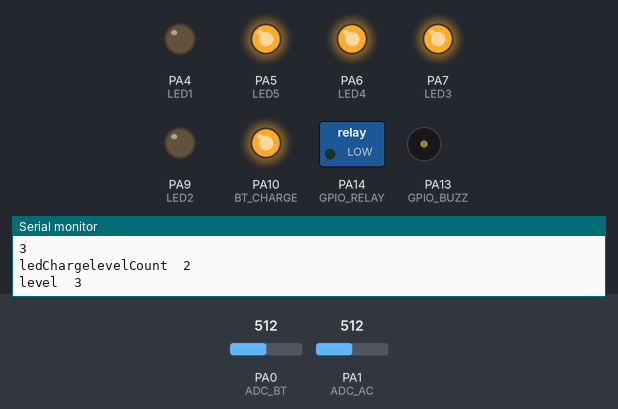
The sketch below on a simulated STM32 Blue Pill. Parts: switched loads named in the sketch (green lamp = pin HIGH), output pins drawn as LEDs (lit = HIGH), buzzer (waves = sounding, pin HIGH), the last lines printed to the serial monitor. Dashed ring = blinking. The test bench sets the inputs (shaded band); at power-on: PA1 (ADC_AC) = 512, PA0 (ADC_BT) = 512.

Above: at 0.3 s.
9.4 s: PA1 (ADC_AC) set to 224
12.4 s: PA1 (ADC_AC) set to 190
At 15.1 s:
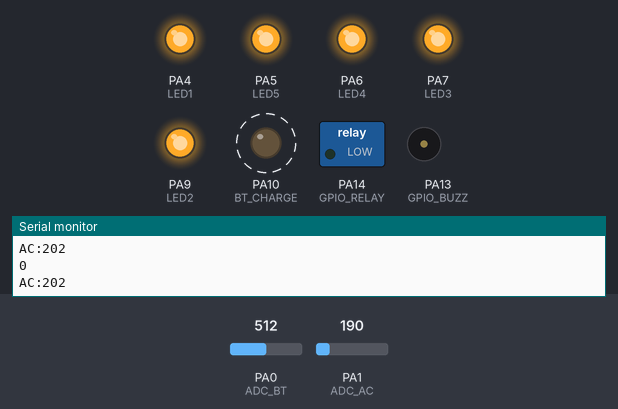
15.4 s: PA0 (ADC_BT) set to 791
17.9 s: PA0 (ADC_BT) set to 819
At 20.0 s:
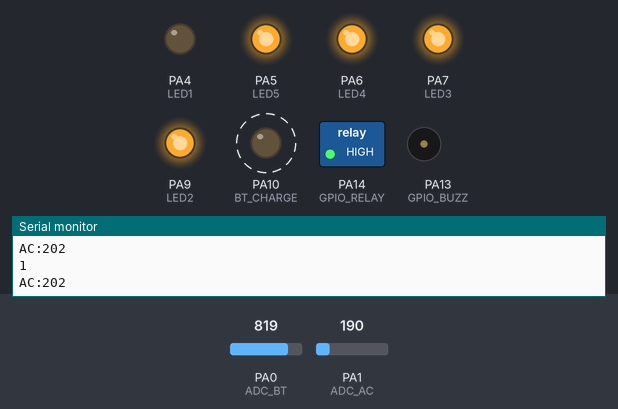
20.6 s: PA0 (ADC_BT) set to 900
At 23.34 s:
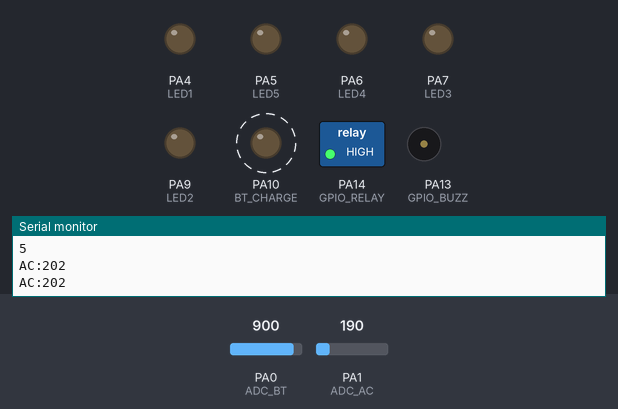
23.6 s: PA1 (ADC_AC) set to 306
At 25.8 s:
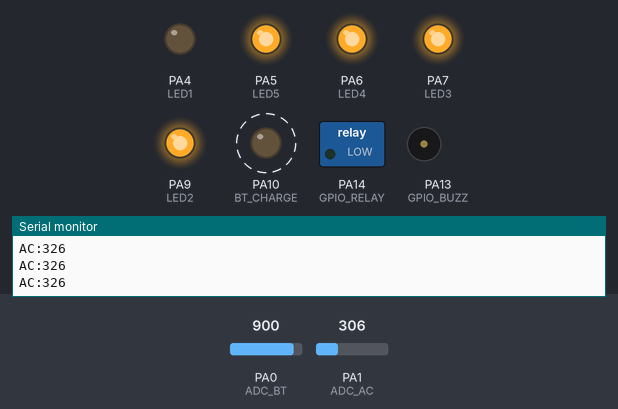
Timing chart, 0 to 27.6 s (numbered marks = the images above; inputs shaded):
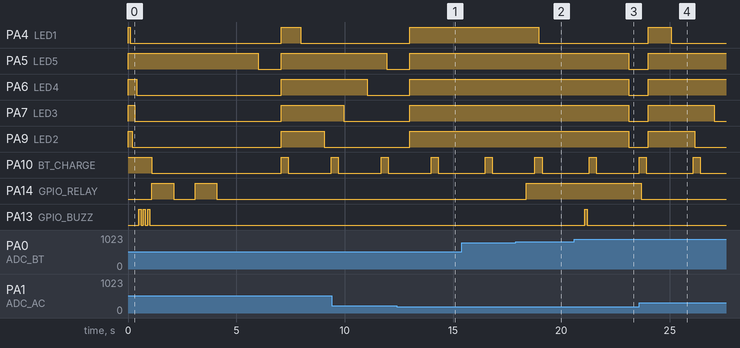

Measured:
- the behaviour switches between 208 and 207 on PA1 (ADC_AC) (found by bisection; images 0 and 1)
- the behaviour switches between 800 and 801 on PA0 (ADC_BT) (found by bisection; images 1 and 2)
- after the input at 12.4 s, PA4 (LED1), PA9 (LED2): goes on until 13.0 s, then stays HIGH
- after the input at 17.9 s, PA4 (LED1): HIGH → LOW after 1.0 s; PA14 (GPIO_RELAY): LOW → HIGH after 0.48 s
- after the input at 20.6 s, PA5 (LED5), PA6 (LED4), PA7 (LED3), PA9 (LED2): HIGH → LOW after 2.5 s
- after the input at 23.6 s, PA4 (LED1): LOW → HIGH after 0.40 s, → LOW 1.1 s later; PA5 (LED5), PA6 (LED4): LOW → HIGH after 0.40 s; PA7 (LED3): LOW → HIGH after 0.40 s, → LOW 3.1 s later; PA9 (LED2): LOW → HIGH after 0.40 s, → LOW 2.2 s later; PA14 (GPIO_RELAY): HIGH → LOW after 0.08 s

The sketch:

DCUPS.ino
```cpp
#define GPIO_ON 0
#define GPIO_OFF 1


#define ADC_BT PA0
#define ADC_AC PA1
/*
   电阻为512k对62K
  23.5  510 62  2.547202797   790.4047468
  24    510 62  2.601398601   807.221869
  24.5  510 62  2.655594406   824.0389913
  25    510 62  2.70979021    840.8561136
  26    510 62  2.818181818   874.4903581
  輸入電壓
*/
#define ADC_OFFSET 100   //非工程人員改為0即可 測試值100

#define ADC_ZONE_0 874-ADC_OFFSET //進入sleep數值  //20.0
#define ADC_ZONE_1 900-ADC_OFFSET //23.5v
#define ADC_ZONE_2 920-ADC_OFFSET //24v
#define ADC_ZONE_3 940-ADC_OFFSET //24.5v
#define ADC_ZONE_4 960-ADC_OFFSET //25v
#define ADC_ZONE_5 980-ADC_OFFSET //24v


#define ADC_AVG 15

//侦测有无AC之阀值
#define AC_ADC_VAL 220 //AC檢知位準
#define checkTheBatteryCycle 20  // 電池檢查週期
int checkTheBatteryCycleCount = 0;

int charge_s = 0;
int charge_count = 0;
#define theChargeOnCycle 2  //充電開啟時間長度
#define theChargeOffCycle 20  //充電關閉時間長度

int noHavePower = 0;
int ledChargelevelCount = 0;
#define BT_CHARGE PA10

#define LED1 PA4
#define LED2 PA9
#define LED3 PA7
#define LED4 PA6
#define LED5 PA5
#define theLedCycle 10
int theLedCycleCount = 0;


#define GPIO_BUZZ PA13
#define BUZZ_ZONE_0 0
#define BUZZ_ZONE_1 30
#define BUZZ_ZONE_2 50
#define BUZZ_ZONE_3 70
#define BUZZ_ZONE_4 100
#define BUZZ_ZONE_5 200


#define GPIO_RELAY PA14

int adcValue1 = 0;
int adcValue2 = 0;
int level = 0;
int lowPowerBuzzCount = 50;
//计数周期使用
int noAcPowerCountTime = 0;
//低電壓widnwos
int lowPowerFlag = 0;


//sleep
void sleep(uint16_t ms) {
  for (uint16_t i = 0; i < ms; i++)
    asm("wfi");
}


//GPIO初始化
void gpioInit() {

  pinMode(BT_CHARGE, OUTPUT);
  digitalWrite(BT_CHARGE, HIGH);

  pinMode(LED1, OUTPUT);
  digitalWrite(LED1, LOW);
  pinMode(LED2, OUTPUT);
  digitalWrite(LED2, LOW);
  pinMode(LED3, OUTPUT);
  digitalWrite(LED3, LOW);
  pinMode(LED4, OUTPUT);
  digitalWrite(LED4, LOW);
  pinMode(LED5, OUTPUT);
  digitalWrite(LED5, LOW);

  pinMode(GPIO_BUZZ, OUTPUT);
  digitalWrite(GPIO_BUZZ, LOW);
  pinMode(GPIO_RELAY, OUTPUT);
  digitalWrite(GPIO_RELAY, LOW);
}
void chargeOn() {
  digitalWrite(BT_CHARGE, HIGH);
}
void chargeOff() {
  digitalWrite(BT_CHARGE, LOW);
}

void relayOn() {
  digitalWrite(GPIO_RELAY, HIGH);
}
void relayOff() {
  digitalWrite(GPIO_RELAY, LOW);
}
/*
  执行Buzz次数
  使用方式输入 int times做为次数
*/
void runBuzz(int times) {
  for (int x = 0; x < times; x++) {
    digitalWrite(GPIO_BUZZ, HIGH);
    delay(100);
    digitalWrite(GPIO_BUZZ, LOW);
    delay(100);
  }
}


int calculateMedianADCValue() {
  int adcValues[ADC_AVG]; // 儲存ADC值的陣列

  for (int x = 0; x < ADC_AVG; x++) {
    adcValues[x] = analogRead(ADC_BT);
    delay(5);
  }

  // 對ADC數值進行排序
  for (int i = 0; i < ADC_AVG - 1; i++) {
    for (int j = i + 1; j < ADC_AVG; j++) {
      if (adcValues[i] > adcValues[j]) {
        int temp = adcValues[i];
        adcValues[i] = adcValues[j];
        adcValues[j] = temp;
      }
    }
  }

  // 輸出中位數
  if (ADC_AVG % 2 == 0) {
    // 如果數據個數是偶數，則中位數為中間兩個數的平均值
    return (adcValues[ADC_AVG / 2] + adcValues[ADC_AVG / 2 - 1]) / 2;
  } else {
    // 如果數據個數是奇數，則中位數為中間的數
    return adcValues[ADC_AVG / 2];
  }
}

/*
  读取电池电压
  return相对应数值
  提供给显示副程式使用
*/
int adcCheckBTValue() {
  adcValue1 = 0;
  chargeOff();
  delay(100);//等待电容放电
  //均值計算
  /*
  for (int x = 0; x <= ADC_AVG; x++) {
    adcValue1 = adcValue1 + analogRead(ADC_BT);
    delay(5);
  }
  adcValue1 = adcValue1 / ADC_AVG;
  */
  //中值計算
  adcValue1 =calculateMedianADCValue();
  //chargeOn();
  Serial.print("BT:");
  Serial.println(adcValue1);
  if (adcValue1 > ADC_ZONE_5) {
    lowPowerBuzzCount = BUZZ_ZONE_5;
    return 5;
  }
  if (adcValue1 > ADC_ZONE_4) {
    lowPowerBuzzCount = BUZZ_ZONE_4;
    return 4;
  }
  if (adcValue1 > ADC_ZONE_3) {
    lowPowerBuzzCount = BUZZ_ZONE_3;
    lowPowerFlag = 0;//窗口位置B
    return 3;
  }
  if (adcValue1 > ADC_ZONE_2) {
    lowPowerBuzzCount = BUZZ_ZONE_2;
    //lowPowerFlag = 0;//窗口位置B
    return 2;
  }
  if (adcValue1 > ADC_ZONE_1) {
    lowPowerBuzzCount = BUZZ_ZONE_1;

    return 1;
  }
  if (adcValue1 < ADC_ZONE_0) {
    lowPowerBuzzCount = BUZZ_ZONE_0;
    lowPowerFlag = 1;//窗口位置A
    Serial.print("very low\r\n");
    return 0;
  }

  return -1;

}


int adcCheckACValue() {
  adcValue2 = 0;
  for (int x = 0; x <= ADC_AVG; x++) {
    adcValue2 = adcValue2 + analogRead(ADC_AC);
    delay(5);
  }
  adcValue2 = adcValue2 / ADC_AVG;
  Serial.print("AC:");
  Serial.println(adcValue2);
  if (adcValue2 > AC_ADC_VAL) {
    relayOff();
    return 0;
  } else if (lowPowerBuzzCount == 0) {
    relayOff();
    sleep(1000);
    return 1;
  }
  else {
    //停电状态
    if (lowPowerFlag == 1) {
      relayOn();
    }
    //计数次数
    return 1;
  }
  return 0;
}
/*
  todo 评估是否加入呼吸效果
  输入 int level 对应状态
  目前不会闪烁或是呼吸效果
*/
void ledBTlevel(int level) {
  Serial.println(level);
  if (noHavePower == 1) {
    //沒有電的狀況下燈號閃爍
    switch (level) {
      case 5:
        digitalWrite(LED1, GPIO_ON);
        digitalWrite(LED2, GPIO_ON);
        digitalWrite(LED3, GPIO_ON);
        digitalWrite(LED4, GPIO_ON);
        digitalWrite(LED5, GPIO_ON);
        break;
      case 4:
        digitalWrite(LED1, GPIO_ON);
        digitalWrite(LED2, GPIO_ON);
        digitalWrite(LED3, GPIO_ON);
        digitalWrite(LED4, GPIO_ON);
        digitalWrite(LED5, GPIO_OFF);
        break;
      case 3:
        digitalWrite(LED1, GPIO_ON);
        digitalWrite(LED2, GPIO_ON);
        digitalWrite(LED3, GPIO_ON);
        digitalWrite(LED4, GPIO_OFF);
        digitalWrite(LED5, GPIO_OFF);
        break;
      case 2:
        digitalWrite(LED1, GPIO_ON);
        digitalWrite(LED2, GPIO_ON);
        digitalWrite(LED3, GPIO_OFF);
        digitalWrite(LED4, GPIO_OFF);
        digitalWrite(LED5, GPIO_OFF);
        break;
      case 1:
        digitalWrite(LED1, GPIO_ON);
        digitalWrite(LED2, GPIO_OFF);
        digitalWrite(LED3, GPIO_OFF);
        digitalWrite(LED4, GPIO_OFF);
        digitalWrite(LED5, GPIO_OFF);
        break;
      case 0:
        digitalWrite(LED1, GPIO_OFF);
        digitalWrite(LED2, GPIO_OFF);
        digitalWrite(LED3, GPIO_OFF);
        digitalWrite(LED4, GPIO_OFF);
        digitalWrite(LED5, GPIO_OFF);
        break;
    }
  } else {
    //有電的狀況下跑燈狀態
    //level = 5 => 5,4
    //level = 4 => 5,4,3
    //level = 3 => 5,4,3,2
    //level = 2 => 5,4,3,2,1
    //level = 1 => 5,4,3,2,1,0
    Serial.print("ledChargelevelCount\t");
    Serial.println(ledChargelevelCount);
    Serial.print("level\t");
    Serial.println(level);
    switch (ledChargelevelCount) {
      case 5:
        digitalWrite(LED1, GPIO_ON);
        digitalWrite(LED2, GPIO_ON);
        digitalWrite(LED3, GPIO_ON);
        digitalWrite(LED4, GPIO_ON);
        digitalWrite(LED5, !digitalRead(LED5));
        ledChargelevelCount = level;
        break;
      case 4:
        digitalWrite(LED1, GPIO_ON);
        digitalWrite(LED2, GPIO_ON);
        digitalWrite(LED3, GPIO_ON);
        digitalWrite(LED4, GPIO_ON);
        digitalWrite(LED5, GPIO_OFF);
        ledChargelevelCount++;
        break;
      case 3:
        digitalWrite(LED1, GPIO_ON);
        digitalWrite(LED2, GPIO_ON);
        digitalWrite(LED3, GPIO_ON);
        digitalWrite(LED4, GPIO_OFF);
        digitalWrite(LED5, GPIO_OFF);
        ledChargelevelCount++;
        break;
      case 2:
        digitalWrite(LED1, GPIO_ON);
        digitalWrite(LED2, GPIO_ON);
        digitalWrite(LED3, GPIO_OFF);
        digitalWrite(LED4, GPIO_OFF);
        digitalWrite(LED5, GPIO_OFF);
        ledChargelevelCount++;
        break;
      case 1:
        digitalWrite(LED1, GPIO_ON);
        digitalWrite(LED2, GPIO_OFF);
        digitalWrite(LED3, GPIO_OFF);
        digitalWrite(LED4, GPIO_OFF);
        digitalWrite(LED5, GPIO_OFF);
        ledChargelevelCount++;
        break;
      case 0:
        digitalWrite(LED1, GPIO_OFF);
        digitalWrite(LED2, GPIO_OFF);
        digitalWrite(LED3, GPIO_OFF);
        digitalWrite(LED4, GPIO_OFF);
        digitalWrite(LED5, GPIO_OFF);
        ledChargelevelCount++;
        break;
      default:
        ledChargelevelCount = level;
        break;


    }
  }
}

void setup() {
  Serial.begin(9600);
  gpioInit();
  ledBTlevel(1);
  delay(100);
  ledBTlevel(2);
  delay(100);
  ledBTlevel(3);
  delay(100);
  ledBTlevel(4);
  delay(100);
  ledBTlevel(5);
  delay(100);

  digitalWrite(GPIO_BUZZ, HIGH);
  delay(100);
  digitalWrite(GPIO_BUZZ, LOW);
  delay(100);
  digitalWrite(GPIO_BUZZ, HIGH);
  delay(100);
  digitalWrite(GPIO_BUZZ, LOW);
  delay(100);
  while (1) {
    digitalWrite(GPIO_BUZZ, HIGH);
    delay(100);
    digitalWrite(GPIO_BUZZ, LOW);
    delay(100);
    digitalWrite(BT_CHARGE, !digitalRead(BT_CHARGE));
    relayOn();
    delay(1000);
    relayOff();
    delay(1000);
    relayOn();
    delay(1000);
    relayOff();
    delay(1000);
    break;
  }
}

void loop() {
  if (checkTheBatteryCycleCount < checkTheBatteryCycle) {
    checkTheBatteryCycleCount++;
  } else {
    checkTheBatteryCycleCount = 0;
    level = adcCheckBTValue();
  }

  if (charge_s == 1) {
    chargeOn();
    if (theChargeOnCycle < charge_count) {
      charge_s = 0;
      charge_count = 0;
    } else {
      charge_count++;
    }
  } else { //charge_s==0
    chargeOff();
    if (theChargeOffCycle < charge_count) {
      charge_s = 1;
      charge_count = 0;
    } else {
      charge_count++;
    }
  }

  noHavePower = adcCheckACValue(); //读取AC是否有电力输入,如果有则不开启继电器
  if (noHavePower == 1) {
    if (lowPowerBuzzCount != 0) {
      if (noAcPowerCountTime > lowPowerBuzzCount) {
        noAcPowerCountTime = 0;
        //Serial.print(noAcPowerCountTime);
        runBuzz(1);
      } else {
        noAcPowerCountTime++;
        //Serial.print(noAcPowerCountTime);
      }
    }
  } else {
    noAcPowerCountTime = 0;
  }

  if (theLedCycleCount < theLedCycle) {
    theLedCycleCount++;
  } else {
    theLedCycleCount = 0;
    ledBTlevel(level);//检查电池并直接输出LED
  }

}
```
